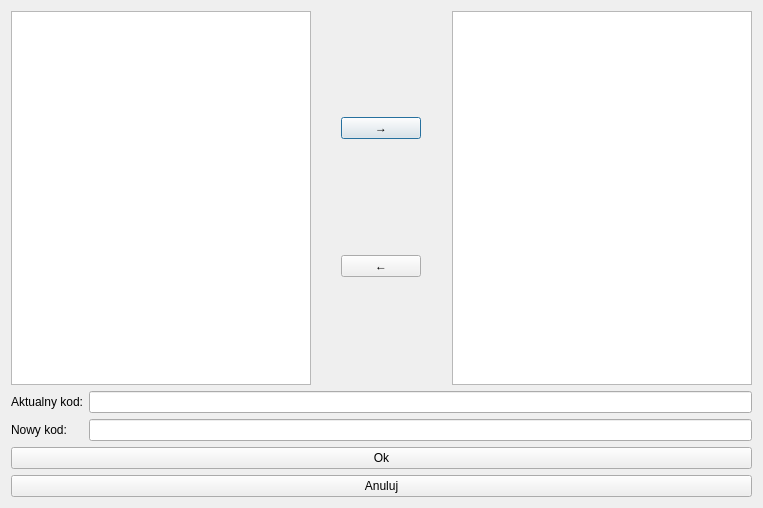
<?xml version="1.0" encoding="UTF-8"?>
<ui version="4.0">
 <class>Permissions</class>
 <widget class="QDialog" name="Permissions">
  <property name="geometry">
   <rect>
    <x>0</x>
    <y>0</y>
    <width>763</width>
    <height>508</height>
   </rect>
  </property>
  <property name="windowTitle">
   <string>Pozwolenia</string>
  </property>
  <layout class="QVBoxLayout" name="verticalLayout_2">
   <item>
    <layout class="QHBoxLayout" name="horizontalLayout">
     <item>
      <widget class="QListWidget" name="avaiableList">
       <property name="minimumSize">
        <size>
         <width>300</width>
         <height>0</height>
        </size>
       </property>
      </widget>
     </item>
     <item>
      <spacer name="horizontalSpacer_2">
       <property name="orientation">
        <enum>Qt::Horizontal</enum>
       </property>
       <property name="sizeHint" stdset="0">
        <size>
         <width>100</width>
         <height>20</height>
        </size>
       </property>
      </spacer>
     </item>
     <item>
      <layout class="QVBoxLayout" name="verticalLayout">
       <property name="spacing">
        <number>10</number>
       </property>
       <property name="sizeConstraint">
        <enum>QLayout::SetDefaultConstraint</enum>
       </property>
       <item>
        <widget class="QPushButton" name="addButt">
         <property name="sizePolicy">
          <sizepolicy hsizetype="Preferred" vsizetype="Fixed">
           <horstretch>0</horstretch>
           <verstretch>0</verstretch>
          </sizepolicy>
         </property>
         <property name="maximumSize">
          <size>
           <width>80</width>
           <height>16777215</height>
          </size>
         </property>
         <property name="text">
          <string>→</string>
         </property>
        </widget>
       </item>
       <item>
        <widget class="QPushButton" name="remButt">
         <property name="sizePolicy">
          <sizepolicy hsizetype="Preferred" vsizetype="Fixed">
           <horstretch>0</horstretch>
           <verstretch>0</verstretch>
          </sizepolicy>
         </property>
         <property name="maximumSize">
          <size>
           <width>80</width>
           <height>16777215</height>
          </size>
         </property>
         <property name="text">
          <string>←</string>
         </property>
        </widget>
       </item>
      </layout>
     </item>
     <item>
      <spacer name="horizontalSpacer">
       <property name="orientation">
        <enum>Qt::Horizontal</enum>
       </property>
       <property name="sizeHint" stdset="0">
        <size>
         <width>100</width>
         <height>20</height>
        </size>
       </property>
      </spacer>
     </item>
     <item>
      <widget class="QListWidget" name="currentList">
       <property name="minimumSize">
        <size>
         <width>300</width>
         <height>0</height>
        </size>
       </property>
      </widget>
     </item>
    </layout>
   </item>
   <item>
    <layout class="QFormLayout" name="formLayout">
     <item row="0" column="0">
      <widget class="QLabel" name="label">
       <property name="text">
        <string>Aktualny kod:</string>
       </property>
      </widget>
     </item>
     <item row="0" column="1">
      <widget class="QLineEdit" name="currentCode">
       <property name="readOnly">
        <bool>true</bool>
       </property>
      </widget>
     </item>
     <item row="1" column="0">
      <widget class="QLabel" name="label_2">
       <property name="text">
        <string>Nowy kod:</string>
       </property>
      </widget>
     </item>
     <item row="1" column="1">
      <widget class="QLineEdit" name="newCode">
       <property name="readOnly">
        <bool>true</bool>
       </property>
      </widget>
     </item>
    </layout>
   </item>
   <item>
    <widget class="QPushButton" name="positiveFinishedButton">
     <property name="text">
      <string>Ok</string>
     </property>
    </widget>
   </item>
   <item>
    <widget class="QPushButton" name="negativeFinishButton">
     <property name="text">
      <string>Anuluj</string>
     </property>
    </widget>
   </item>
  </layout>
 </widget>
 <resources/>
 <connections/>
</ui>
